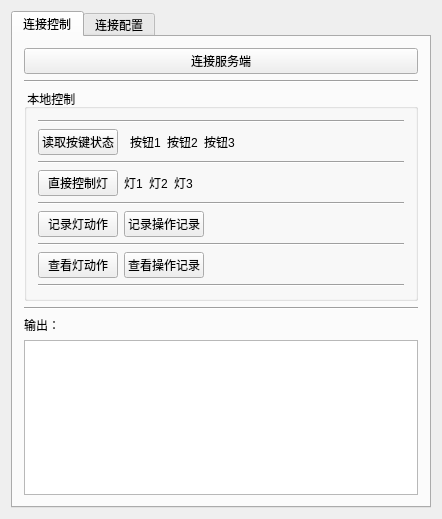
<?xml version="1.0" encoding="UTF-8"?>
<ui version="4.0">
 <class>MainWindow</class>
 <widget class="QMainWindow" name="MainWindow">
  <property name="geometry">
   <rect>
    <x>0</x>
    <y>0</y>
    <width>442</width>
    <height>519</height>
   </rect>
  </property>
  <property name="windowTitle">
   <string>MainWindow</string>
  </property>
  <widget class="QWidget" name="centralWidget">
   <layout class="QVBoxLayout" name="verticalLayout_4">
    <item>
     <widget class="QTabWidget" name="tabWidget">
      <property name="currentIndex">
       <number>0</number>
      </property>
      <widget class="QWidget" name="tab_linkControl">
       <attribute name="title">
        <string>连接控制</string>
       </attribute>
       <layout class="QVBoxLayout" name="verticalLayout_2">
        <item>
         <widget class="QPushButton" name="connectToSever">
          <property name="text">
           <string>连接服务端</string>
          </property>
         </widget>
        </item>
        <item>
         <widget class="Line" name="line_15">
          <property name="orientation">
           <enum>Qt::Horizontal</enum>
          </property>
         </widget>
        </item>
        <item>
         <widget class="QGroupBox" name="groupBox">
          <property name="title">
           <string> 本地控制</string>
          </property>
          <layout class="QVBoxLayout" name="verticalLayout_3">
           <item>
            <widget class="Line" name="line_14">
             <property name="orientation">
              <enum>Qt::Horizontal</enum>
             </property>
            </widget>
           </item>
           <item>
            <layout class="QHBoxLayout" name="horizontalLayout_7">
             <item>
              <widget class="QPushButton" name="pushButton_readKeys">
               <property name="text">
                <string>读取按键状态</string>
               </property>
              </widget>
             </item>
             <item>
              <widget class="Line" name="line_2">
               <property name="orientation">
                <enum>Qt::Horizontal</enum>
               </property>
              </widget>
             </item>
             <item>
              <widget class="QPushButton" name="pushButton_key1">
               <property name="styleSheet">
                <string notr="true">border-style:hidden;</string>
               </property>
               <property name="text">
                <string>按钮1</string>
               </property>
              </widget>
             </item>
             <item>
              <widget class="QPushButton" name="pushButton_key2">
               <property name="styleSheet">
                <string notr="true">border-style:hidden;</string>
               </property>
               <property name="text">
                <string>按钮2</string>
               </property>
              </widget>
             </item>
             <item>
              <widget class="QPushButton" name="pushButton_key3">
               <property name="styleSheet">
                <string notr="true">border-style:hidden;</string>
               </property>
               <property name="text">
                <string>按钮3</string>
               </property>
              </widget>
             </item>
             <item>
              <spacer name="horizontalSpacer_11">
               <property name="orientation">
                <enum>Qt::Horizontal</enum>
               </property>
               <property name="sizeHint" stdset="0">
                <size>
                 <width>40</width>
                 <height>20</height>
                </size>
               </property>
              </spacer>
             </item>
            </layout>
           </item>
           <item>
            <widget class="Line" name="line_3">
             <property name="orientation">
              <enum>Qt::Horizontal</enum>
             </property>
            </widget>
           </item>
           <item>
            <layout class="QHBoxLayout" name="horizontalLayout_13">
             <item>
              <widget class="QPushButton" name="pushButton_directControl">
               <property name="text">
                <string>直接控制灯</string>
               </property>
              </widget>
             </item>
             <item>
              <widget class="QPushButton" name="pushButton_led1">
               <property name="styleSheet">
                <string notr="true">border-style:hidden;</string>
               </property>
               <property name="text">
                <string>灯1</string>
               </property>
              </widget>
             </item>
             <item>
              <widget class="QPushButton" name="pushButton_led2">
               <property name="styleSheet">
                <string notr="true">border-style:hidden;</string>
               </property>
               <property name="text">
                <string>灯2</string>
               </property>
              </widget>
             </item>
             <item>
              <widget class="QPushButton" name="pushButton_led3">
               <property name="styleSheet">
                <string notr="true">border-style:hidden;</string>
               </property>
               <property name="text">
                <string>灯3</string>
               </property>
              </widget>
             </item>
             <item>
              <spacer name="horizontalSpacer_12">
               <property name="orientation">
                <enum>Qt::Horizontal</enum>
               </property>
               <property name="sizeHint" stdset="0">
                <size>
                 <width>40</width>
                 <height>20</height>
                </size>
               </property>
              </spacer>
             </item>
            </layout>
           </item>
           <item>
            <widget class="Line" name="line_4">
             <property name="orientation">
              <enum>Qt::Horizontal</enum>
             </property>
            </widget>
           </item>
           <item>
            <layout class="QHBoxLayout" name="horizontalLayout_14">
             <item>
              <widget class="QPushButton" name="pushButton_recLed">
               <property name="text">
                <string>记录灯动作</string>
               </property>
              </widget>
             </item>
             <item>
              <widget class="QPushButton" name="pushButton_recOperate">
               <property name="text">
                <string>记录操作记录</string>
               </property>
              </widget>
             </item>
             <item>
              <spacer name="horizontalSpacer_13">
               <property name="orientation">
                <enum>Qt::Horizontal</enum>
               </property>
               <property name="sizeHint" stdset="0">
                <size>
                 <width>40</width>
                 <height>20</height>
                </size>
               </property>
              </spacer>
             </item>
            </layout>
           </item>
           <item>
            <widget class="Line" name="line_5">
             <property name="orientation">
              <enum>Qt::Horizontal</enum>
             </property>
            </widget>
           </item>
           <item>
            <layout class="QHBoxLayout" name="horizontalLayout_15">
             <item>
              <widget class="QPushButton" name="pushButton_viewLedOp">
               <property name="text">
                <string>查看灯动作</string>
               </property>
              </widget>
             </item>
             <item>
              <widget class="QPushButton" name="pushButton_viewOp">
               <property name="text">
                <string>查看操作记录</string>
               </property>
              </widget>
             </item>
             <item>
              <spacer name="horizontalSpacer_14">
               <property name="orientation">
                <enum>Qt::Horizontal</enum>
               </property>
               <property name="sizeHint" stdset="0">
                <size>
                 <width>40</width>
                 <height>20</height>
                </size>
               </property>
              </spacer>
             </item>
            </layout>
           </item>
           <item>
            <widget class="Line" name="line_6">
             <property name="orientation">
              <enum>Qt::Horizontal</enum>
             </property>
            </widget>
           </item>
          </layout>
         </widget>
        </item>
        <item>
         <widget class="Line" name="line_7">
          <property name="orientation">
           <enum>Qt::Horizontal</enum>
          </property>
         </widget>
        </item>
        <item>
         <widget class="QLabel" name="label_9">
          <property name="text">
           <string>输出：</string>
          </property>
         </widget>
        </item>
        <item>
         <widget class="QTextEdit" name="textEdit_console_2"/>
        </item>
        <item>
         <spacer name="verticalSpacer">
          <property name="orientation">
           <enum>Qt::Vertical</enum>
          </property>
          <property name="sizeHint" stdset="0">
           <size>
            <width>20</width>
            <height>0</height>
           </size>
          </property>
         </spacer>
        </item>
       </layout>
       <zorder>connectToSever</zorder>
       <zorder>textEdit_console_2</zorder>
       <zorder>label_9</zorder>
       <zorder>line_7</zorder>
       <zorder>verticalSpacer</zorder>
       <zorder>groupBox</zorder>
       <zorder>line_15</zorder>
      </widget>
      <widget class="QWidget" name="tab_linkConfig">
       <attribute name="title">
        <string>连接配置</string>
       </attribute>
       <layout class="QFormLayout" name="formLayout_3">
        <item row="0" column="0">
         <widget class="QLabel" name="label">
          <property name="text">
           <string>网络设置</string>
          </property>
         </widget>
        </item>
        <item row="1" column="0">
         <layout class="QHBoxLayout" name="horizontalLayout" stretch="0,0,0,1">
          <item>
           <widget class="QLabel" name="label_2">
            <property name="text">
             <string>地址:</string>
            </property>
           </widget>
          </item>
          <item>
           <widget class="QLineEdit" name="lineEdit_ca">
            <property name="placeholderText">
             <string>服务器地址</string>
            </property>
           </widget>
          </item>
          <item>
           <widget class="QLabel" name="label_4">
            <property name="text">
             <string>端口:</string>
            </property>
           </widget>
          </item>
          <item>
           <widget class="QLineEdit" name="lineEdit_cp">
            <property name="placeholderText">
             <string>端口</string>
            </property>
           </widget>
          </item>
         </layout>
        </item>
        <item row="2" column="0">
         <layout class="QHBoxLayout" name="horizontalLayout_5" stretch="0,2,0,1">
          <item>
           <widget class="QLabel" name="label_5">
            <property name="text">
             <string>用户:</string>
            </property>
           </widget>
          </item>
          <item>
           <widget class="QLineEdit" name="lineEdit_ca_2">
            <property name="placeholderText">
             <string>用户名</string>
            </property>
           </widget>
          </item>
          <item>
           <widget class="QLabel" name="label_6">
            <property name="text">
             <string>密码:</string>
            </property>
           </widget>
          </item>
          <item>
           <widget class="QLineEdit" name="lineEdit_cp_2">
            <property name="placeholderText">
             <string>密码</string>
            </property>
           </widget>
          </item>
         </layout>
        </item>
        <item row="3" column="0">
         <widget class="QLabel" name="label_7">
          <property name="text">
           <string>通信测试</string>
          </property>
         </widget>
        </item>
        <item row="4" column="0">
         <layout class="QHBoxLayout" name="horizontalLayout_3">
          <item>
           <widget class="QTextEdit" name="textEdit_cs">
            <property name="placeholderText">
             <string>请输入待发送数据</string>
            </property>
           </widget>
          </item>
          <item>
           <widget class="QPushButton" name="c_send">
            <property name="text">
             <string>发送目标数据</string>
            </property>
           </widget>
          </item>
         </layout>
        </item>
        <item row="5" column="0">
         <widget class="QTextEdit" name="textEdit_ca">
          <property name="placeholderText">
           <string>接受数据如下</string>
          </property>
         </widget>
        </item>
        <item row="6" column="0">
         <widget class="QLabel" name="label_3">
          <property name="text">
           <string>输出：</string>
          </property>
         </widget>
        </item>
        <item row="7" column="0">
         <widget class="QTextEdit" name="textEdit_console"/>
        </item>
       </layout>
      </widget>
     </widget>
    </item>
   </layout>
  </widget>
 </widget>
 <layoutdefault spacing="6" margin="11"/>
 <resources/>
 <connections/>
</ui>
